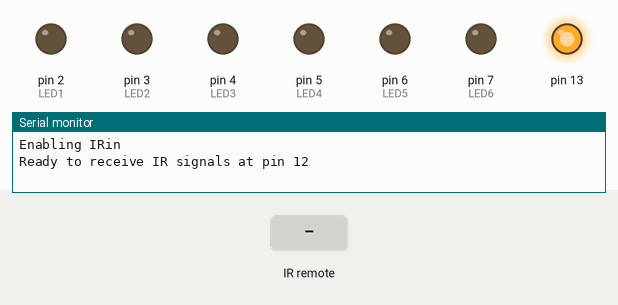
This sketch was run on a simulated Arduino Uno, built with avr-gcc and run on an emulated ATmega328P. Parts: output pins drawn as LEDs (lit = HIGH), the last lines printed to the serial monitor. Inputs (shaded band) come from the test bench.

Above: at 1.2 s.
1.3 s: infrared code 0x00FF6897 received
At 1.7 s:
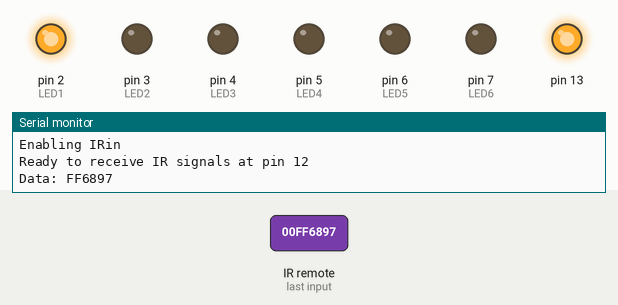
2.8 s: infrared code 0x00FFB04F received
At 4.0 s:
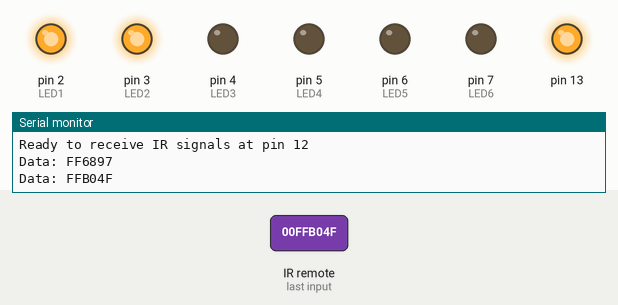
4.3 s: infrared code 0x00FF18E7 received
At 5.2 s:
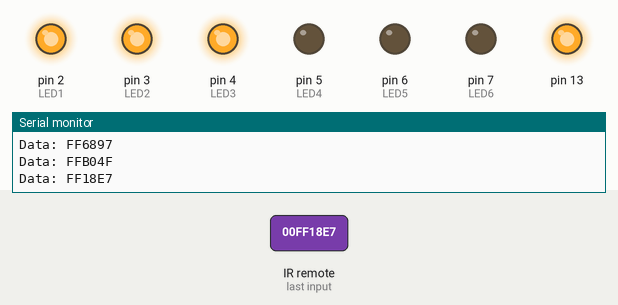
5.8 s: infrared code 0x00FF30CF received
At 6.4 s:
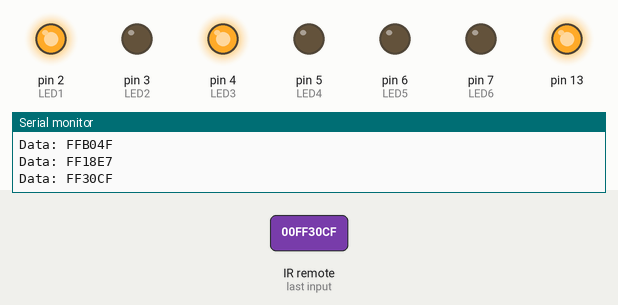
7.3 s: infrared code 0x00FF10EF received
At 8.5 s:
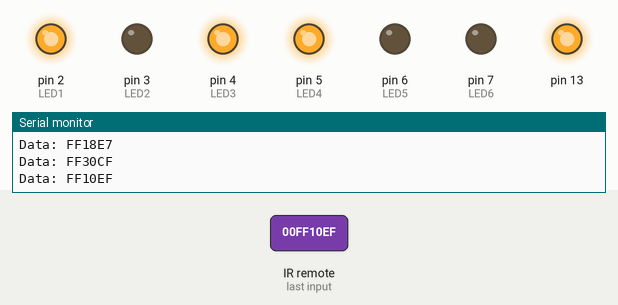
8.8 s: infrared code 0x00FF7A85 received
At 9.9 s:
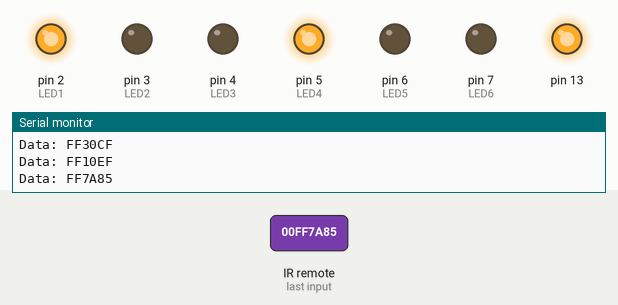
Timing chart, 0 to 11.3 s (numbered marks = the images above; inputs shaded):
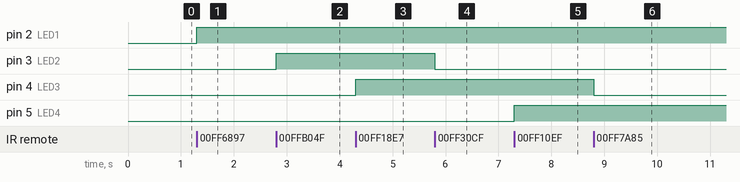

Measured:
- after the input at 1.3 s, pin 2 (LED1): LOW → HIGH at once
- after the input at 2.8 s, pin 3 (LED2): LOW → HIGH at once
- after the input at 4.3 s, pin 4 (LED3): LOW → HIGH at once
- after the input at 5.8 s, pin 3 (LED2): HIGH → LOW at once
- after the input at 7.3 s, pin 5 (LED4): LOW → HIGH at once
- after the input at 8.8 s, pin 4 (LED3): HIGH → LOW at once

The sketch:

14_IRRemote.ino
```cpp
/*
   IRremote: IRreceiveDemo - demonstrates receiving IR codes with IRrecv
   An IR detector/demodulator must be connected to the input RECV_PIN.
   Initially coded 2009 Ken Shirriff http://www.righto.com/
*/

#include <IRremote.h>
/**************************************************/
// connect LEDs to control on pins 2 - 7.
int LED1 = 2;
int LED2 = 3;
int LED3 = 4;
int LED4 = 5;
int LED5 = 6;
int LED6 = 7;

// HEX values correspond to keys on the remote.
long on1  = 0x00FF6897;
long off1 = 0x00FF9867;
long on2 =  0x00FFB04F;
long off2 = 0x00FF30CF;
long on3 =  0x00FF18E7;
long off3 = 0x00FF7A85;
long on4 =  0x00FF10EF;
long off4 = 0x00FF38C7;
long on5 =  0x00FF5AA5;
long off5 = 0x00FF42BD;
long on6 =  0x00FF4AB5;
long off6 = 0x00FF52AD;
/**************************************************/

int IR_RECEIVE_PIN = 12;
IRrecv IrReceiver(IR_RECEIVE_PIN);
decode_results results;
unsigned long last;

void setup() {
  pinMode(13, OUTPUT);
  digitalWrite(13, HIGH);

  pinMode(IR_RECEIVE_PIN, INPUT);
  pinMode(LED1, OUTPUT);
  pinMode(LED2, OUTPUT);
  pinMode(LED3, OUTPUT);
  pinMode(LED4, OUTPUT);
  pinMode(LED5, OUTPUT);
  pinMode(LED6, OUTPUT);

  Serial.begin(115200);  // for debug - set Serial Monitor to 115200

  Serial.println("Enabling IRin");
  IrReceiver.enableIRIn();  // Start the receiver

  Serial.print(F("Ready to receive IR signals at pin "));
  Serial.println(IR_RECEIVE_PIN);
}

void loop()
{
  if (IrReceiver.decode(&results))
  {
    // If it's been at least 1/4 second since the last
    // IR received, toggle the relay
    if (millis() - last > 250)
    {
      dump(&results);  // prints out the received data
    }
    if (results.value == on1 )
      digitalWrite(LED1, HIGH);
    if (results.value == off1 )
      digitalWrite(LED1, LOW);
    if (results.value == on2 )
      digitalWrite(LED2, HIGH);
    if (results.value == off2 )
      digitalWrite(LED2, LOW);
    if (results.value == on3 )
      digitalWrite(LED3, HIGH);
    if (results.value == off3 )
      digitalWrite(LED3, LOW);
    if (results.value == on4 )
      digitalWrite(LED4, HIGH);
    if (results.value == off4 )
      digitalWrite(LED4, LOW);
    if (results.value == on5 )
      digitalWrite(LED5, HIGH);
    if (results.value == off5 )
      digitalWrite(LED5, LOW);
    if (results.value == on6 )
      digitalWrite(LED6, HIGH);
    if (results.value == off6 )
      digitalWrite(LED6, LOW);

    last = millis();
    IrReceiver.resume(); // Receive the next value
  }
}

void dump(decode_results *results) {
  if (results->decode_type == UNKNOWN)
  {
    Serial.println("Could not decode message");
  }
  else
  {
    Serial.print("Data: ");
    Serial.print(results->value, HEX);
  }
  Serial.println("");
}
```
